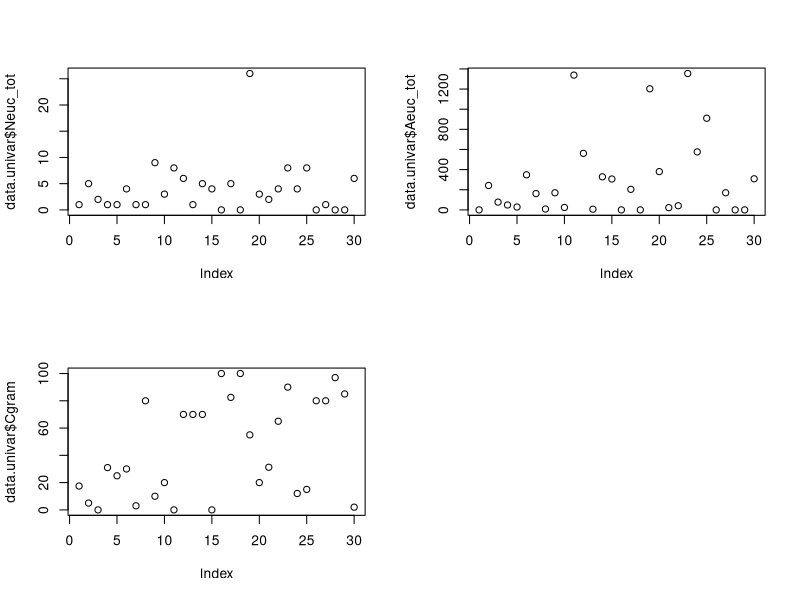
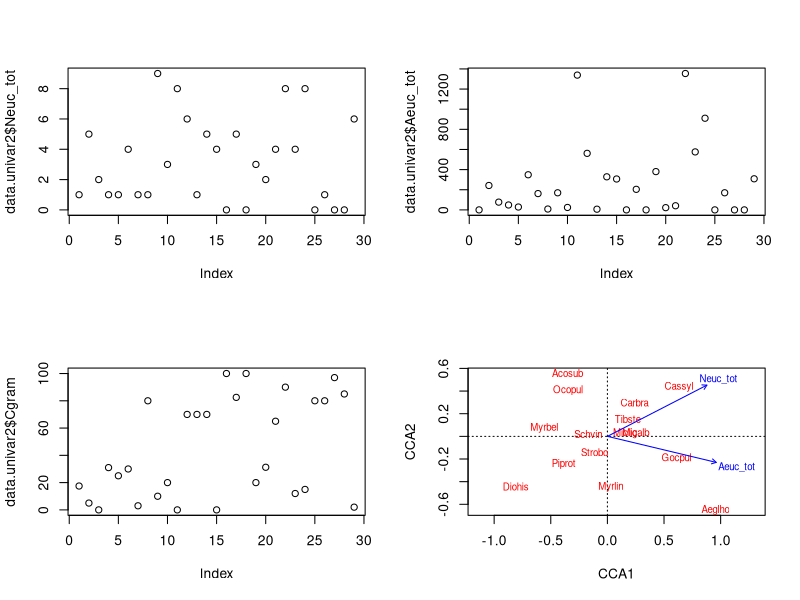
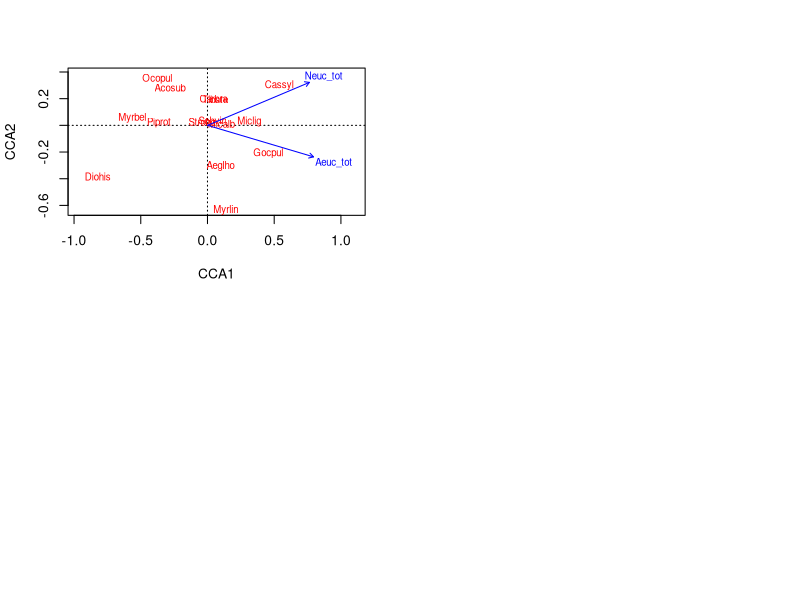
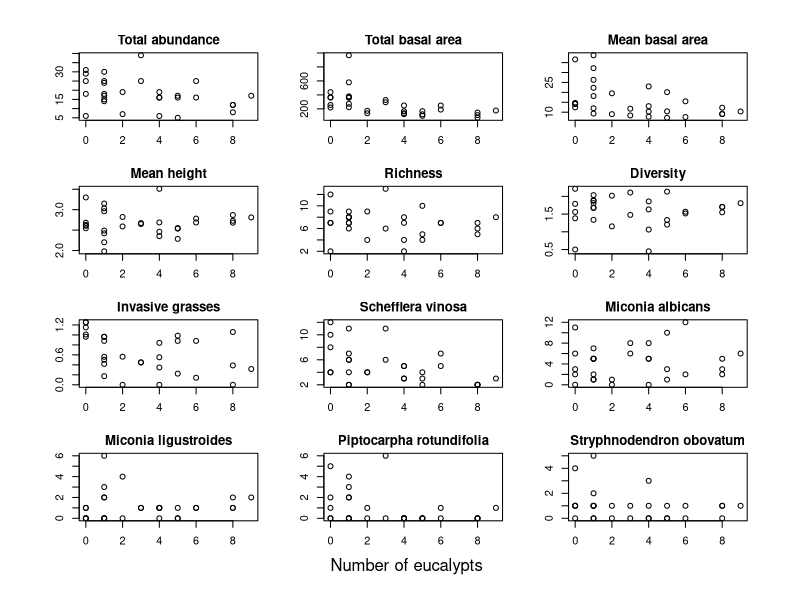
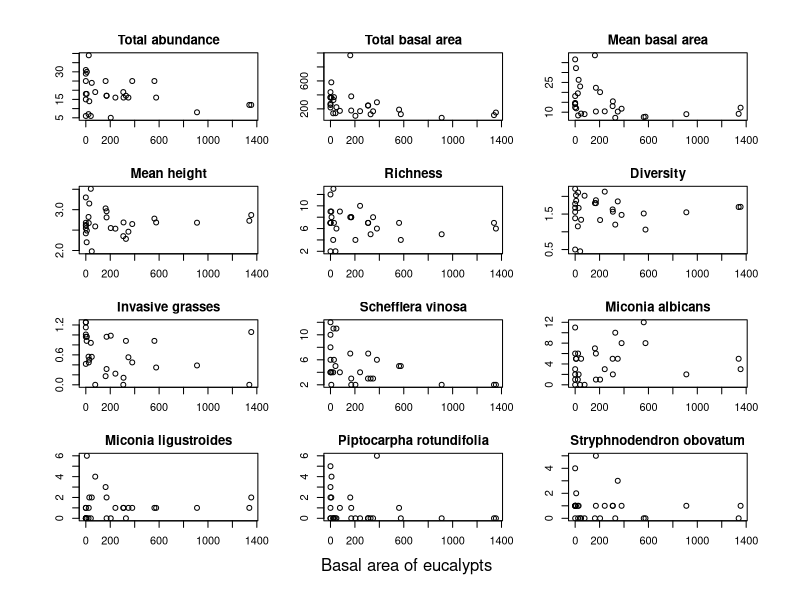
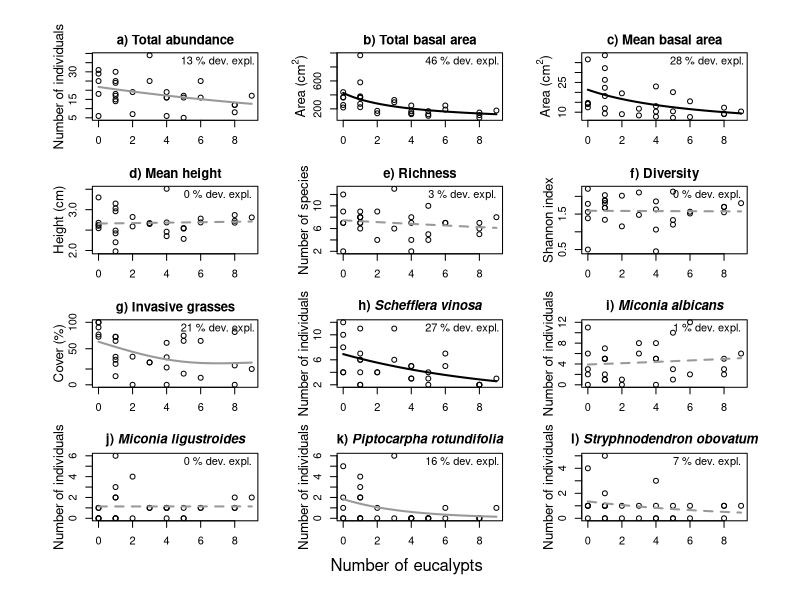
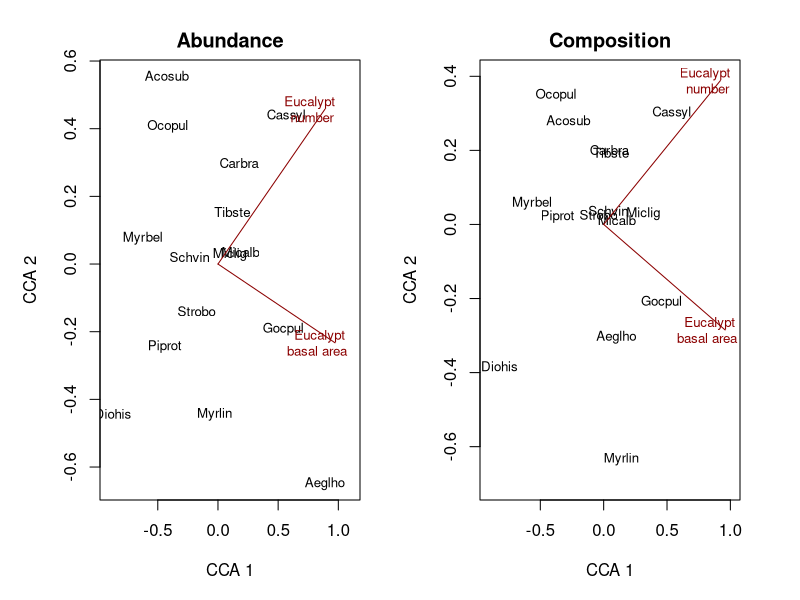

Reproduce these figures in R, in order.
#############################################################
### This is the script for the analyses used in           ###
### "Remaining eucalypt trees may hamper woody plant      ###
###   regeneration in a Neotropical savanna"              ###
### by Pavel Dodonov, Andreza L. Braga,                   ###
###  Maria José Dias Sales, Rafael de Oliveira Xavier     ###
###           and Dalva M. Silva-Matos                    ###
###                                                       ###
### Script by Pavel Dodonov                               ###
### No rights reserved except for those reserved by the   ###
###  publisher.                                           ###
### Contact: pdodonov@gmail.com                           ###
#############################################################

library(mgcv)
library(car)
library(vegan)

setwd("/home/pavel/Profissional/Pesquisa/MyPapers-Working/EucalyptVsCerrado")

# First step - check if summary statistics are affected by eucalypt

data.univar <- read.table("dadosALB_univar.txt", header=T, sep="\t")
data.multivar <- read.table("dadosALB_multivar.txt", header=T, sep="\t", row.names=1)

# Response variables: Nind, S, Schvin, Micalb, Micleg, Piprot, Strobo, BAtot, Shannon, Hmean.

# Explanatory variables: eucalypts in the plot, all eucalypts, invasive grasses.


# Distribution of the explanatory variables
par(mfrow=c(2,2))
plot(data.univar$Neuc_tot)
plot(data.univar$Aeuc_tot)
plot(data.univar$Cgram)

# There's one point with a very large number of eucalypts...

# Solution: remove this plot!
plot.remove <- which(data.univar$Neuc_tot == max(data.univar$Neuc_tot))
data.univar2 <- data.univar[-plot.remove,]

par(mfrow=c(2,2))
plot(data.univar2$Neuc_tot)
plot(data.univar2$Aeuc_tot)
plot(data.univar2$Cgram)

# The distribution seems OK now.

names(data.univar)

### Explanatory variables: Aeuc_tot, logNeuc_tot
### Vegetation response variables: Nind, BAtot, Hmean, S, Shannon; Cgram;
### Population response variables: Schvin, Micalb, Micleg, Piprot, Strobo

### Exploratory plots - Aeuc_tot

data.univar2$Cgram_sqrt <- sqrt(asin(data.univar2$Cgram/100))

data.univar2$Cmelinis_sqrt <- sqrt(asin(data.univar2$Cmelinis/100))

### Calculate mean basal area per plot

data.univar2$BAmean <- data.univar2$BAtot / data.univar2$Nind


var.names <- c("Nind", "BAtot", "BAmean", "Hmean", "S", "Shannon",  "Cgram_sqrt", "Schvin", "Micalb", "Micleg", "Piprot", "Strobo")
var.names.long <- c("Total abundance", "Total basal area", "Mean basal area", "Mean height", "Richness", "Diversity", "Invasive grasses", "Schefflera vinosa", "Miconia albicans", "Miconia ligustroides", "Piptocarpha rotundifolia", "Stryphnodendron obovatum")

setwd("/home/pavel/Profissional/Pesquisa/MyPapers-Working/EucalyptVsCerrado/resubmitted4")

png(filename="eucalypts_expl_Neuc_tot_2.png", height=20, width=20, res=300, unit="cm")

par(mfrow=c(4,3), mar=c(3,3,2,2), oma=c(3,3,2,2))
for(i in 1:12) {
	y.temp <- data.univar2[,var.names[i]]
	plot(y.temp ~ data.univar2[,"Neuc_tot"], xlab="", ylab="", main=var.names.long[i])
}
mtext(side=1, text="Number of eucalypts", outer=T)

dev.off()


png(filename="eucalypts_expl_Aeuc_tot_2.png", height=20, width=20, res=300, unit="cm")

par(mfrow=c(4,3), mar=c(3,3,2,2), oma=c(3,3,2,2))
for(i in 1:12) {
	y.temp <- data.univar2[,var.names[i]]
	plot(y.temp ~ data.univar2[,"Aeuc_tot"], xlab="", ylab="", main=var.names.long[i])
}
mtext(side=1, text="Basal area of eucalypts", outer=T)

dev.off()


### Adjusting GLMs - for number of eucalypts and their basal area as explanatory variables


result.Neuc_tot <- matrix(nrow=12, ncol=3)
row.names(result.Neuc_tot) <- var.names
colnames(result.Neuc_tot) <- c("EDF", "Deviance_explained", "p-value")

Neuc_tot.new <- seq(min(data.univar2$Neuc_tot), max(data.univar2$Neuc_tot), length.out=100)

predict.Neuc_tot <- matrix(nrow=100, ncol=12)
colnames(predict.Neuc_tot) <- var.names


result.Aeuc_tot <- matrix(nrow=12, ncol=3)
row.names(result.Aeuc_tot) <- var.names
colnames(result.Aeuc_tot) <- c("EDF", "Deviance_explained", "p-value")

Aeuc_tot.new <- seq(min(data.univar$Aeuc_tot), max(data.univar$Aeuc_tot), length.out=100)

predict.Aeuc_tot <- matrix(nrow=100, ncol=12)
colnames(predict.Aeuc_tot) <- var.names


for(i in 1:12) {
	y.temp <- data.univar2[,var.names[i]]
	gam.temp <- gam(y.temp ~ s(Aeuc_tot, fx=F, k=3), data=data.univar2, family=ifelse(is.integer(y.temp),quasipoisson,ifelse(any(y.temp==0),gaussian,Gamma)))
	edf.temp <- summary(gam.temp)$s.table[1,1]
	dev.temp <- summary(gam.temp)$dev.expl
	sig.temp <- summary(gam.temp)$s.table[1,4]
	result.Aeuc_tot[i,] <- c(edf.temp, dev.temp, sig.temp)
	predict.Aeuc_tot[,i] <- predict(gam.temp, newdata=list(Aeuc_tot=Aeuc_tot.new), type="response")
}




for(i in 1:12) {
	y.temp <- data.univar2[,var.names[i]]
	gam.temp <- gam(y.temp ~ s(Neuc_tot, fx=F, k=3), data=data.univar2, family=ifelse(is.integer(y.temp),quasipoisson,ifelse(any(y.temp==0),gaussian,Gamma)))
	edf.temp <- summary(gam.temp)$s.table[1,1]
	dev.temp <- summary(gam.temp)$dev.expl
	sig.temp <- summary(gam.temp)$s.table[1,4]
	result.Neuc_tot[i,] <- c(edf.temp, dev.temp, sig.temp)
	predict.Neuc_tot[,i] <- predict(gam.temp, newdata=list(Neuc_tot=Neuc_tot.new), type="response")
}


result.Aeuc_tot
result.Neuc_tot


### Number of eucalypts has consistently greater explanation

y.names.long <- c("Number of individuals", "Area (cm^2)", "Area (cm^2)", "Height (cm)", "Number of species", "Shannon index", "Cover (%)", "Number of individuals", "Number of individuals", "Number of individuals", "Number of individuals", "Number of individuals")

png(filename="eucalypts_figure_result_final.png", height=20, width=20, res=300, unit="cm")

par(mfrow=c(4,3), mar=c(3,4,2,2), oma=c(3,3,2,2))
for(i in 1:12) {
	y.temp <- data.univar2[,var.names[i]]
	if(i < 7) plot(y.temp ~ data.univar2[,"Neuc_tot"], xlab="", ylab="", main=paste(letters[i],") ",var.names.long[i], sep=""), xaxt="s")
	if(i == 7) {
		plot(y.temp ~ data.univar2[,"Neuc_tot"], xlab="", ylab="", main=paste(letters[i],") ",var.names.long[i], sep=""), xaxt="s", yaxt="n")
		axis(side=2, at=sqrt(asin(c(0, 10, 50, 100)/100)), labels=c(0, 10, 50, 100))
	}
	if(i == 8) plot(y.temp ~ data.univar2[,"Neuc_tot"], xlab="", ylab="", main=expression(paste(bold("h)"), " ", bolditalic("Schefflera vinosa"))), xaxt="s")
	if(i == 9) plot(y.temp ~ data.univar2[,"Neuc_tot"], xlab="", ylab="", main=expression(paste(bold("i)"), " ", bolditalic("Miconia albicans"))), xaxt="s")
	if(i == 10) plot(y.temp ~ data.univar2[,"Neuc_tot"], xlab="", ylab="", main=expression(paste(bold("j)"), " ", bolditalic("Miconia ligustroides"))), xaxt="s")
	if(i == 11) plot(y.temp ~ data.univar2[,"Neuc_tot"], xlab="", ylab="", main=expression(paste(bold("k)"), " ", bolditalic("Piptocarpha rotundifolia"))), xaxt="s")
	if(i == 12) plot(y.temp ~ data.univar2[,"Neuc_tot"], xlab="", ylab="", main=expression(paste(bold("l)"), " ", bolditalic("Stryphnodendron obovatum"))), xaxt="s")
	mtext(text=ifelse(i!=2 & i!=3,y.names.long[i],expression(paste("Area (",cm^2,")"))), side=2, line=2, cex=0.8)
	line.col <- ifelse(result.Neuc_tot[i,"p-value"] < 0.05, "black", "gray60")
	line.type <- ifelse(result.Neuc_tot[i,"p-value"] < 0.10, 1, 2)
	lines(predict.Neuc_tot[,i] ~ Neuc_tot.new, col=line.col, lty=line.type, lwd=2)
	text(x=max(data.univar2[,"Neuc_tot"])-2, y=max(y.temp)-diff(range(y.temp))/10, labels=paste(round(result.Neuc_tot[i,"Deviance_explained"]*100),"% dev. expl."), cex=1)
	#axis(side=1, at=log(c(0,1,3,7,14,25)+1), lab=c(0,1,3,7,14,25))
}
mtext(side=1, text="Number of eucalypts", outer=T)

dev.off()


### CCA
# Remove species that occur in less than five plots
Nplots <- apply(data.multivar, 2, function(x) sum(x>0) )
data.cca <- data.multivar[,Nplots>3]
data.cca2 <- data.cca[data.univar$Neuc_tot<26,]
ncol(data.cca2)

data.cca2.presabs <- data.cca2
data.cca2.presabs[data.cca2>1] <- 1

### CCA for presence/absence data

cca.abund <- cca(data.cca2 ~ Neuc_tot + Aeuc_tot, data=data.univar2)
cca.abund.anova <- anova(cca.abund, permutations=how(nperm=9999))
cca.abund.anova

cca.presabs <- cca(data.cca2.presabs ~ Neuc_tot + Aeuc_tot, data=data.univar2)
cca.presabs.anova <- anova(cca.presabs, permutations=how(nperm=9999))
cca.presabs.anova

plot(cca.abund, display=c("species", "bp"))
plot(cca.presabs, display=c("species", "bp"))


scores.abund <- scores(cca.abund, display=c("species","bp"))
scores.presabs <- scores(cca.presabs, display=c("species","bp"))

png(filename="resubmitted3/EucalyptsVsCerrado_SM4.png", height=15, width=30, unit="cm", res=300)
par(mfrow=c(1,2), mar=c(4,4,2,2), oma=c(1,1,1,1))
plot(scores.abund$species[,2] ~ scores.abund$species[,1], xlab="CCA 1", ylab="CCA 2", main="Abundance", type="n", xlim=c(-0.9, 1.1))
text(labels=attr(scores.abund$species, "dimnames")[[1]], x=scores.abund$species[,1], y=scores.abund$species[,2], adj=0.7, cex=0.8)
segments(x0=0, y0=0, x1=scores.abund$biplot[,1], y1=scores.abund$biplot[,2], col="darkred")
text(labels=c("Eucalypt\nnumber", "Eucalypt\nbasal area"), y=scores.abund$biplot[,2], x=scores.abund$biplot[,1], cex=0.8, col="darkred", adj=0.8)

plot(scores.presabs$species[,2] ~ scores.presabs$species[,1], xlab="CCA 1", ylab="CCA 2", main="Composition", type="n", xlim=c(-0.9, 1.0), ylim=c(-0.7,0.4))
text(labels=attr(scores.presabs$species, "dimnames")[[1]], x=scores.presabs$species[,1], y=scores.presabs$species[,2], adj=0.5, cex=0.8)
segments(x0=0, y0=0, x1=scores.presabs$biplot[,1], y1=scores.presabs$biplot[,2], col="darkred")
text(labels=c("Eucalypt\nnumber", "Eucalypt\nbasal area"), y=scores.presabs$biplot[,2], x=scores.presabs$biplot[,1], cex=0.8, col="darkred", adj=0.8)
dev.off()


